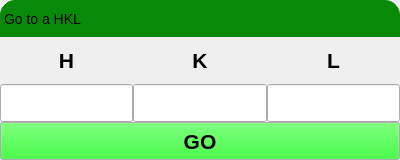
<?xml version="1.0" encoding="UTF-8"?>
<ui version="4.0">
 <class>Form</class>
 <widget class="QWidget" name="Form">
  <property name="geometry">
   <rect>
    <x>0</x>
    <y>0</y>
    <width>400</width>
    <height>160</height>
   </rect>
  </property>
  <property name="windowTitle">
   <string>Form</string>
  </property>
  <layout class="QVBoxLayout" name="verticalLayout">
   <property name="spacing">
    <number>0</number>
   </property>
   <property name="leftMargin">
    <number>0</number>
   </property>
   <property name="topMargin">
    <number>0</number>
   </property>
   <property name="rightMargin">
    <number>0</number>
   </property>
   <property name="bottomMargin">
    <number>0</number>
   </property>
   <item>
    <widget class="QLabel" name="label_4">
     <property name="font">
      <font>
       <pointsize>-1</pointsize>
      </font>
     </property>
     <property name="styleSheet">
      <string notr="true"> QLabel {
    qproperty-alignment: AlignCenter;
    border: 1px solid #088A08;
    border-top-left-radius: 15px;
    border-top-right-radius: 15px;
    background-color: #088A08;
    padding: 5px 0px;
    color: rgb(0, 0, 0);
    max-height: 25px;
    font-size: 14px;
}</string>
     </property>
     <property name="text">
      <string>Go to a HKL</string>
     </property>
    </widget>
   </item>
   <item>
    <layout class="QGridLayout" name="gridLayout">
     <property name="spacing">
      <number>0</number>
     </property>
     <item row="1" column="2">
      <widget class="QLineEdit" name="L_set">
       <property name="minimumSize">
        <size>
         <width>75</width>
         <height>32</height>
        </size>
       </property>
       <property name="maximumSize">
        <size>
         <width>150</width>
         <height>38</height>
        </size>
       </property>
      </widget>
     </item>
     <item row="0" column="0">
      <widget class="QLabel" name="label">
       <property name="minimumSize">
        <size>
         <width>75</width>
         <height>32</height>
        </size>
       </property>
       <property name="maximumSize">
        <size>
         <width>150</width>
         <height>75</height>
        </size>
       </property>
       <property name="font">
        <font>
         <pointsize>16</pointsize>
         <weight>75</weight>
         <bold>true</bold>
        </font>
       </property>
       <property name="text">
        <string>H</string>
       </property>
       <property name="alignment">
        <set>Qt::AlignCenter</set>
       </property>
      </widget>
     </item>
     <item row="0" column="2">
      <widget class="QLabel" name="label_3">
       <property name="minimumSize">
        <size>
         <width>75</width>
         <height>32</height>
        </size>
       </property>
       <property name="maximumSize">
        <size>
         <width>150</width>
         <height>75</height>
        </size>
       </property>
       <property name="font">
        <font>
         <pointsize>16</pointsize>
         <weight>75</weight>
         <bold>true</bold>
        </font>
       </property>
       <property name="text">
        <string>L</string>
       </property>
       <property name="alignment">
        <set>Qt::AlignCenter</set>
       </property>
      </widget>
     </item>
     <item row="1" column="0">
      <widget class="QLineEdit" name="H_set">
       <property name="minimumSize">
        <size>
         <width>75</width>
         <height>32</height>
        </size>
       </property>
       <property name="maximumSize">
        <size>
         <width>150</width>
         <height>38</height>
        </size>
       </property>
      </widget>
     </item>
     <item row="0" column="1">
      <widget class="QLabel" name="label_2">
       <property name="minimumSize">
        <size>
         <width>75</width>
         <height>32</height>
        </size>
       </property>
       <property name="maximumSize">
        <size>
         <width>150</width>
         <height>75</height>
        </size>
       </property>
       <property name="font">
        <font>
         <pointsize>16</pointsize>
         <weight>75</weight>
         <bold>true</bold>
        </font>
       </property>
       <property name="text">
        <string>K</string>
       </property>
       <property name="alignment">
        <set>Qt::AlignCenter</set>
       </property>
      </widget>
     </item>
     <item row="1" column="1">
      <widget class="QLineEdit" name="K_set">
       <property name="minimumSize">
        <size>
         <width>75</width>
         <height>32</height>
        </size>
       </property>
       <property name="maximumSize">
        <size>
         <width>150</width>
         <height>38</height>
        </size>
       </property>
      </widget>
     </item>
    </layout>
   </item>
   <item>
    <widget class="QPushButton" name="calc_HKL">
     <property name="minimumSize">
      <size>
       <width>0</width>
       <height>38</height>
      </size>
     </property>
     <property name="palette">
      <palette>
       <active>
        <colorrole role="Button">
         <brush brushstyle="SolidPattern">
          <color alpha="255">
           <red>0</red>
           <green>255</green>
           <blue>0</blue>
          </color>
         </brush>
        </colorrole>
       </active>
       <inactive>
        <colorrole role="Button">
         <brush brushstyle="SolidPattern">
          <color alpha="255">
           <red>0</red>
           <green>255</green>
           <blue>0</blue>
          </color>
         </brush>
        </colorrole>
       </inactive>
       <disabled>
        <colorrole role="Button">
         <brush brushstyle="SolidPattern">
          <color alpha="255">
           <red>0</red>
           <green>255</green>
           <blue>0</blue>
          </color>
         </brush>
        </colorrole>
       </disabled>
      </palette>
     </property>
     <property name="font">
      <font>
       <pointsize>16</pointsize>
       <weight>75</weight>
       <bold>true</bold>
      </font>
     </property>
     <property name="text">
      <string>GO</string>
     </property>
    </widget>
   </item>
  </layout>
 </widget>
 <resources/>
 <connections/>
</ui>
